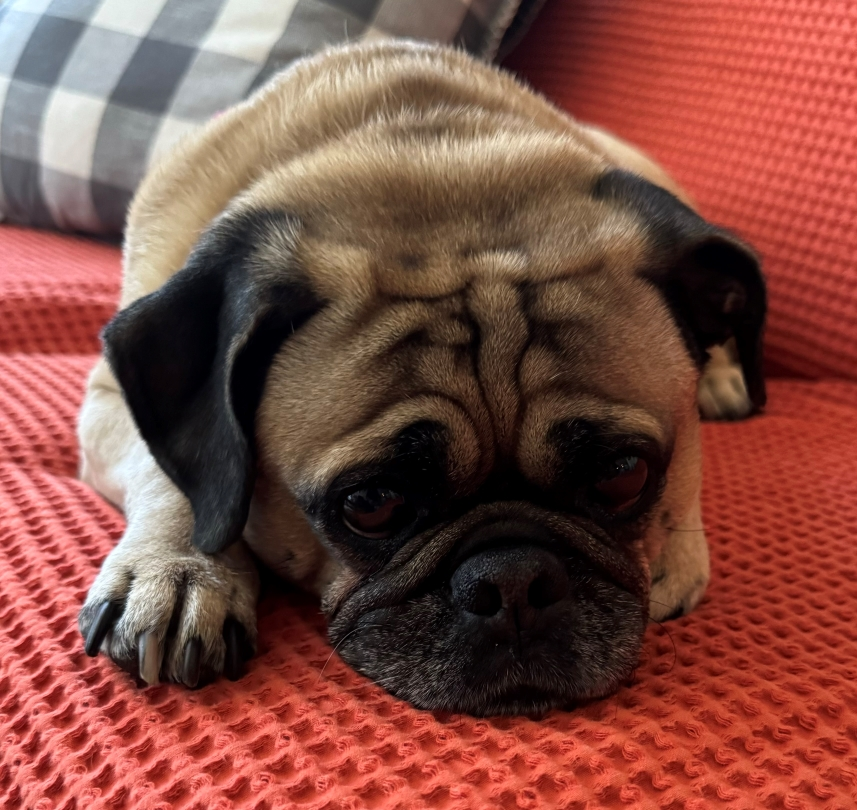
#> input picture jrana_lab_1_rocky.jpg, 857 x 810 px
$ python jrana_lab_1.py
#> lines starting #> are read from the running program, lines starting #| are printed output that depends on the picture; after the words box and inside, x2 and y2 are one past the last pixel; in counts of white or black regions, pixels touching at a corner belong together
## jrana 2025-01-28
## Lab Tutorial 2
## 3.2 NumPy
import numpy as np
import matplotlib.pyplot as plt
from scipy import linalg, optimize, fft
import cv2 as cv

# 1. Why is numpy faster than using for loops in Python for operations such as matrix multiplications?
# Ans: NumPy is faster than using for loops in Python because it implements matrix multiplications and other complex operations in C. This bypasses the overhead costs of using for-loops in Python and also enables more optimized algorithms to be used. As a result, NumPy can perform operations significantly faster than regular Python code.

# 2. What is the data type used in numpy which makes such operations feasible? Also name a few differences between this data type and its similar counterpart in Python.
# Ans: NumPy uses NumPy arrays in order to make these operations feasible. Its Python counterpart is the list. NumPy arrays can only hold one type of data, while lists can hold different types together. NumPy arrays store their data in a contiguous block of memory, which reduces overhead for storing locations. Meanwhile, list elements can be non-contiguous, which requires more overhead to determine the location of each element. Finally, since NumPy arrays can only hold one datatype, there is less data that you need to store for each element. In lists, you need to store the datatype of each element.

# 3. Go through the documentation and create a numpy array with the elements [1,2,3,4].
print("\n~~~~~PROBLEM 3~~~~~")
a = np.array([1, 2, 3, 4])
print(a)

# 4. Use np.ones, np.zeros to create an array of 1’s with dimension 3x4 and an array of 0’s with dimension 4x3.
print("\n~~~~~PROBLEM 4~~~~~")
a = np.ones((3, 4))
print(a)
b = np.zeros((4, 3))
print(b)

# 5. Create a 2x3 matrix A and a 3x4 matrix B and perform a matrix multiplication using numpy.
print("\n~~~~~PROBLEM 5~~~~~")
a = np.array([(1, 2, 3), (4, 5, 6)])
print("A = ", a)
b = np.array([(1, 2, 3, 4), (5, 6, 7, 8), (9, 10, 11, 12)])
print("B = ", b)
c = a @ b
print("A @ B (matrix multiplication) = ", c)

# 6. Find the eigenvalues and eigenvectors of the matrix given below?
print("\n~~~~~PROBLEM 6~~~~~")
a = np.array([(3, 1), (1, 2)])
print("A = ", a)
a_eigenvalues, a_eigenvectors = np.linalg.eig(a)
print("Eigenvalues of A: ", a_eigenvalues)
print("Eigenvectors of A: ", a_eigenvectors)


## 3.3 Matplotlib

# 1. Create a line plot of the sine function over the interval [0, 2π] using Matplotlib.
print("\n~~~~~PROBLEM 1~~~~~")
fig, ax = plt.subplots()
x = np.arange(0.0, 2*np.pi, 0.01)
y = np.sin(x)
ax.plot(x, y)
plt.show()
#> figure, not shown here; curve peaks at x = 1.57, y = 1

# 2. Add labels to the axes in a Matplotlib plot.
print("\n~~~~~PROBLEM 2~~~~~")
fig, ax = plt.subplots()
x = np.arange(0.0, 2*np.pi, 0.01)
y = np.sin(x)
ax.plot(x, y)
ax.set_xlabel("x")
ax.set_ylabel("sin(x)")
ax.set_title("Graph of sin(x) over [0, 2pi]")
plt.show()
#> figure, not shown here; curve peaks at x = 1.57, y = 1

# 3. Plot the 3d graph of the function given below using Matplotlib.
print("\n~~~~~PROBLEM 3~~~~~")
fig = plt.figure()
ax = fig.add_subplot(projection='3d')
x = np.linspace(-5, 5, 100)
y = np.linspace(-5, 5, 100)
xs, ys = np.meshgrid(x, y)
zs = np.sin(np.sqrt(np.square(xs) + np.square(ys)))
ax.plot_surface(xs, ys, zs)
plt.show()
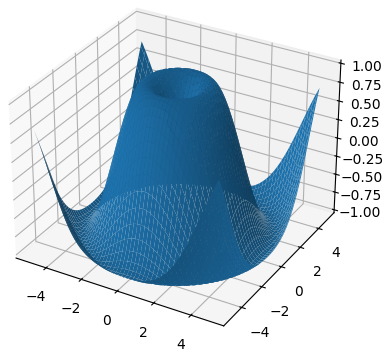
#> figure drawn by matplotlib, 1 panel


## 3.4 SciPy

# 1. Solve the linear system of equations given below using SciPy.
print("\n~~~~~PROBLEM 1~~~~~")
a = np.array([(3, 1), (1, 2)])
b = np.array([9, 8])
x = linalg.solve(a, b)
print("Solution: (x, y) = ", x)
print("Verify: plugging in solution into equations, result is: ", np.dot(a, x))

# 2. Find the minimum of the function given below using SciPy's optimization module.
print("\n~~~~~PROBLEM 2~~~~~")
def f(x):
    return x*x + 2*x # y = x^2 + 2x
min = optimize.minimize_scalar(f)
print("The minimum value of y = x^2 + 2x is y =", min.fun)
print("y reaches this minimum value at x = ", min.x)

# 3. Perform the Fourier transformation of the function given below using SciPy. Plot the frequency response using matplotlib
# Following this tutorial: https://docs.scipy.org/doc/scipy/tutorial/fft.html
print("\n~~~~~PROBLEM 3~~~~~")
N = 2000 # number of samples
T = 2.0*np.pi/2000 # sampling frequency
x = np.linspace(0.0, N*T, N, endpoint=False)
y = np.sin(100*np.pi*x) + 0.5*np.sin(160*np.pi*x)
yf = fft.fft(y)
xf = fft.fftfreq(N, T)
plt.plot(xf, 2.0/N * np.abs(yf))
plt.show()
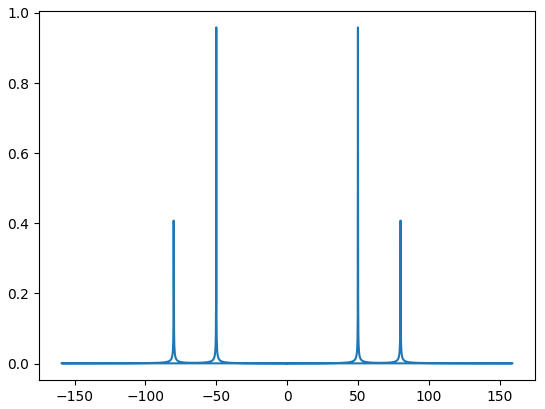
#> figure drawn by matplotlib, 1 panel


## 3.5 OpenCV

# 1. Read an image and convert it to grayscale using OpenCV.
print("\n~~~~~PROBLEM 1~~~~~")
original_img_filename = "jrana_lab_1_rocky.jpg"
original_img = cv.imread(cv.samples.findFile(original_img_filename), cv.IMREAD_COLOR)
#> original_img is the input picture: shape (810, 857, 3); mean B, G, R 66.8, 76.5, 128.8
cv.imshow("Original Image", original_img)
gray_img = cv.cvtColor(original_img, cv.COLOR_BGR2GRAY)
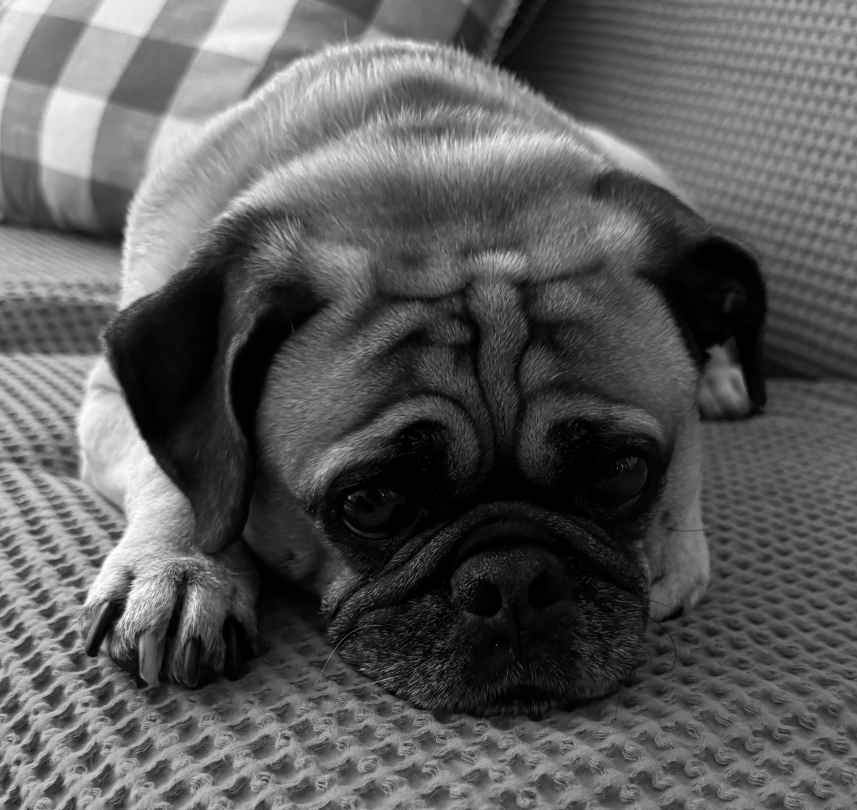
#> gray_img: shape (810, 857); min 0, max 254, mean 91
cv.imshow("Grayscale Image", gray_img)
cv.waitKey(0)
cv.destroyAllWindows()

# 2. Perform edge detection on the image using OpenCV.
print("\n~~~~~PROBLEM 2~~~~~")
cv.imshow("Original Image", original_img)
edge_img = cv.Canny(gray_img, 60, 115)
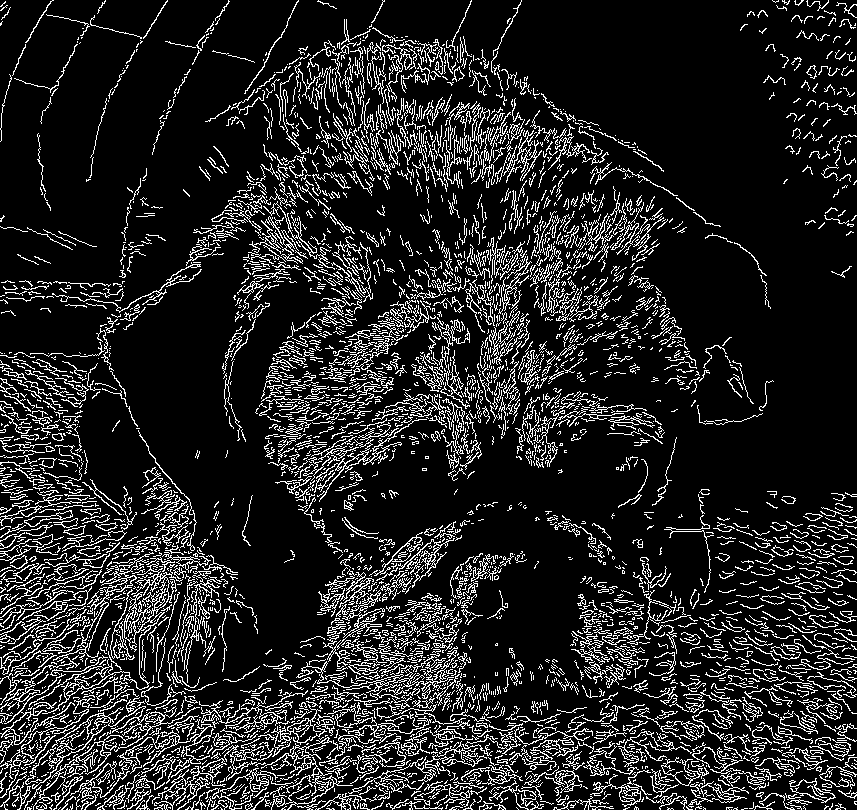
#> edge_img: shape (810, 857); 14% white in thin lines or dots
cv.imshow("Image with Edge Detection", edge_img)
cv.waitKey(0)
cv.destroyAllWindows()

# 3. Use a Haar cascade classifier to implement face detection using OpenCV on an image which contains faces.
# Following this tutorial: https://docs.opencv.org/4.x/db/d28/tutorial_cascade_classifier.html
print("\n~~~~~PROBLEM 2~~~~~")
face_img_filename = "jrana_lab_1_face.jpg"
face_img = cv.imread(cv.samples.findFile(face_img_filename), cv.IMREAD_COLOR)
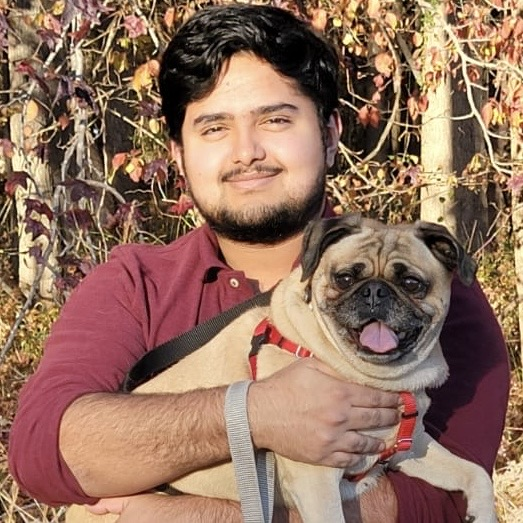
#> input picture jrana_lab_1_face.jpg, 523 x 523 px
#> face_img is the input picture: shape (523, 523, 3); mean B, G, R 94.2, 112.2, 146.1
cv.imshow("Original Image", face_img)
face_gray_img = cv.cvtColor(face_img, cv.COLOR_BGR2GRAY)
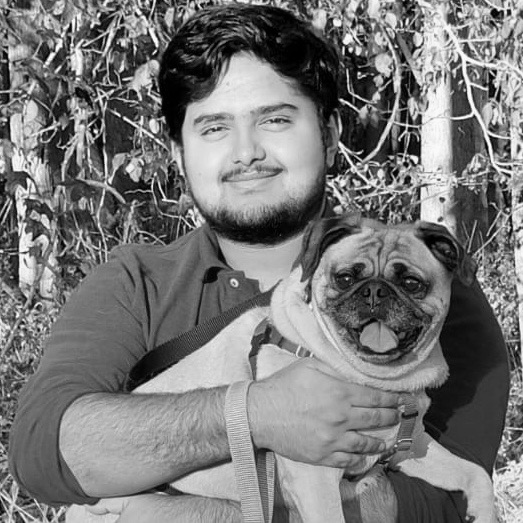
#> face_gray_img: shape (523, 523); min 0, max 254, mean 120.3
face_cascade = cv.CascadeClassifier(cv.data.haarcascades + "/haarcascade_frontalface_default.xml")
faces = face_cascade.detectMultiScale(face_gray_img, 1.1, 9)
#> faces = [[173, 64, 152, 152]]
for (x, y, w, h) in faces:
    center = (x + w//2, y + h//2)
    face_img = cv.ellipse(face_img, center, (w//2, h//2), 0, 0, 360, (255, 0, 0), 4)
#> this loop made 1 pass
#> (x, y, w, h, center) on pass 1: (173, 64, 152, 152, (249, 140))
#> pass 1, `face_img = cv.ellipse(face_img, center, (w//2, h//2), 0, 0, 360, (255,..`:
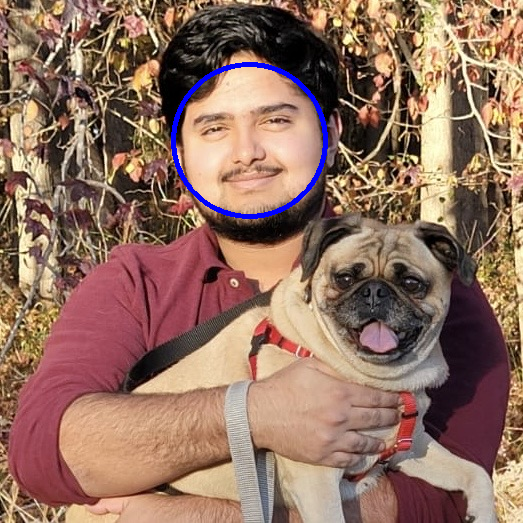
#> face_img: shape (523, 523, 3); 0.87% of pixels changed, all inside (x1, y1, x2, y2) = (171, 62, 328, 219)
cv.imshow("Image with Face Detection", face_img)
cv.waitKey(0)
cv.destroyAllWindows()

# Homework: Explain how Haar cascades work to detect faces.
# Ans: A Haar Cascade is a series of "weak" classifications chained (cascaded) together in order to provide a "strong" classification of an image. The weak classifications are generated via machine learning, and then each classification is applied to the training data to determine which features provide the least error. Then, the classifiers are grouped and chained together such that an image only moves to the next group if it matches a feature in the previous group. This drastically reduces the number of classifiers and amount of computation that is required to process an image.
# Source: https://docs.opencv.org/4.x/db/d28/tutorial_cascade_classifier.html
